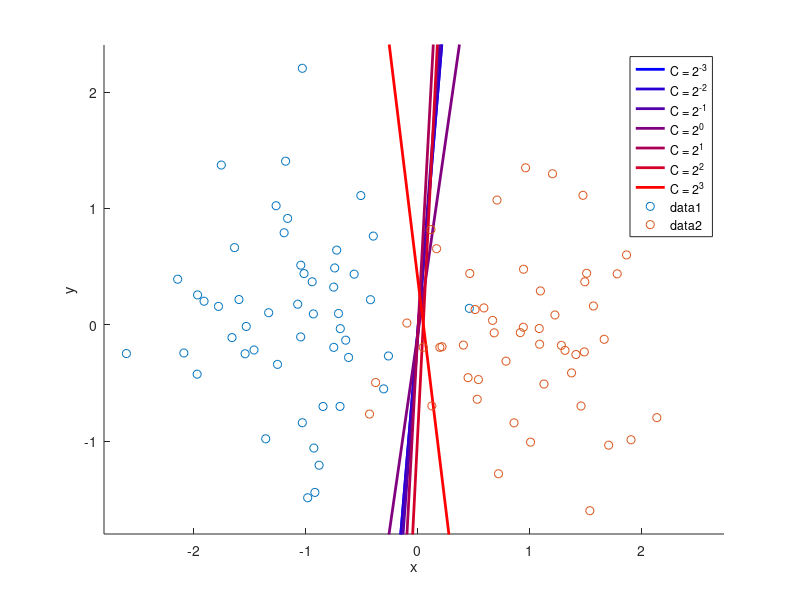

Reproduce this figure in MATLAB.
% parameters
mu = [1 0];
sigma = 0.6;
n = 50;
Cs = 10.^(-3:3);
Cs2 = 10.^(-4:0.05:4);
num_trials = 50;

% Part I: training only
% generate data
Class1 = [normrnd(-mu(1), sigma, n, 1) normrnd(-mu(2), sigma, n, 1)];
Class2 = [normrnd(mu(1), sigma, n, 1) normrnd(mu(2), sigma, n, 1)];
X = [Class1; Class2];
Y = [-ones(n,1); ones(n,1)];

X_train = X;
Y_train = Y;

planes = zeros(length(Cs),2);
marg = zeros(size(Cs));

figure;
axis([min(X(:,1))-0.2 max(X(:,1))+0.6 min(X(:,2))-0.2 max(X(:,2))+0.2]);
hold all;

for Ci = 1:length(Cs)
  % run svmtrain with chosen C
  cmd = ['-c ', num2str(Cs(Ci))];
  model = svmtrain(Y_train, X_train, cmd);

  % extract learned coefficients
  w = (model.sv_coef' * full(model.SVs))
  b = -model.rho;

  % store results
  planes(Ci,:) = w;
  marg(Ci) = 2/norm(w);

  b_fun = @(x1) -(b + w(1)*x1)/w(2);
  red = ((Ci - 1)/(length(Cs) - 1));
  blue = 1 - red;
  plot([-10 10], [b_fun(-10) b_fun(10)], 'color', [red 0 blue], 'linewidth', 2);
  labs{Ci} = ['C = 2^{' num2str(log10(Cs(Ci))) '}'];
end
legend(labs);
scatter(Class1(:,1), Class1(:,2));
scatter(Class2(:,1), Class2(:,2));
xlabel('x');
ylabel('y');

% % plot margin over C
% figure;
% loglog(Cs, marg,'linewidth', 2);
% xlabel('C');
% ylabel('Margin 2/||w||');

% % Part II: training and testing
% % separate random training and test sets of equal size
% Cs = Cs2;
% train_errs = zeros(length(Cs), num_trials);
% test_errs = zeros(length(Cs), num_trials);
% 
% for trial = 1:num_trials
%   Class1 = [normrnd(-mu(1), sigma, n, 1) normrnd(-mu(2), sigma, n, 1)];
%   Class2 = [normrnd(mu(1), sigma, n, 1) normrnd(mu(2), sigma, n, 1)];
%   X = [Class1; Class2];
%   Y = [-ones(n,1); ones(n,1)];
% 
%   order = randperm(2*n);
%   X_train = X(order(1:n),:);
%   Y_train = Y(order(1:n));
%   X_test = X(order((n + 1):(2*n)),:);
%   Y_test = Y(order((n + 1):(2*n)));
% 
%   for Ci = 1:length(Cs)
%     cmd = ['-c ', num2str(Cs(Ci))];
%     model = svmtrain(Y_train, X_train, cmd);
%     [~, accuracy, ~] = svmpredict(Y_train, X_train, model); 
%     train_errs(Ci, trial) = 100 - accuracy(1);
%     [~, accuracy, ~] = svmpredict(Y_test, X_test, model); 
%     test_errs(Ci, trial) = 100 - accuracy(1);
%   end
% end
% 
% % plot results for Part II
% figure;
% hold all;
% % plot mean error
% plot(log10(Cs), mean(train_errs, 2), 'linewidth', 2, 'color', 'g');
% plot(log10(Cs), mean(test_errs, 2), 'linewidth', 2, 'color', 'b');
% % plot standard error band
% plot(log10(Cs), mean(train_errs, 2) + std(train_errs, 0, 2)/sqrt(num_trials), 'color', 'g');
% plot(log10(Cs), mean(train_errs, 2) - std(train_errs, 0, 2)/sqrt(num_trials), 'color', 'g');
% plot(log10(Cs), mean(test_errs, 2)  + std(test_errs,  0, 2)/sqrt(num_trials), 'color', 'b');
% plot(log10(Cs), mean(test_errs, 2)  - std(test_errs,  0, 2)/sqrt(num_trials), 'color', 'b');
% ylim([0 70]);
% xlabel('log_{10} C')
% ylabel('Percent Error')
% legend('Training','Test');
